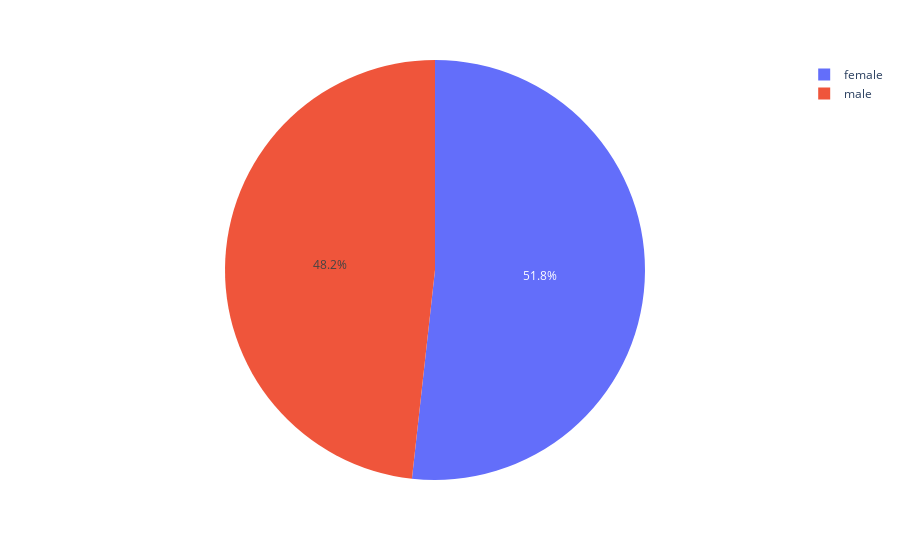

Notebook cell for this chart:
### Code cell
px.pie(df,names='gender')

### Figure 1 — Plotly figure (JSON) as saved in the notebook; plotly's stock layout.template omitted (floating-point values rounded to 4 significant figures; data arrays with more than 128 entries replaced by an {"elided": "..."} marker saying what was removed)
{"data": [{"domain": {"x": [0, 1], "y": [0, 1]}, "hovertemplate": "gender=%{label}<extra></extra>", "labels": {"elided": "999 str values"}, "legendgroup": "", "name": "", "showlegend": true, "type": "pie"}], "layout": {"legend": {"tracegroupgap": 0}, "margin": {"t": 60}}}
